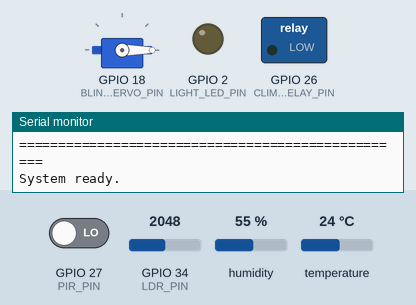
The sketch below on a simulated ESP32. Shown: servo, switched loads named in the sketch (green lamp = pin HIGH), output pins drawn as LEDs (lit = HIGH), the last lines printed to the serial monitor. Inputs (shaded band) come from the test bench; at power-on: temperature 24 °C, GPIO 27 (PIR_PIN) LOW, GPIO 34 (LDR_PIN) = 2048, humidity 55 %. WiFi joins after 1.5 s; servers stay silent unless stated; no MQTT or app messages arrive unless stated.

Above: at 1.7 s.
1.8 s: temperature set to 12 °C
7.6 s: GPIO 27 (PIR_PIN) driven HIGH
At 10.4 s:
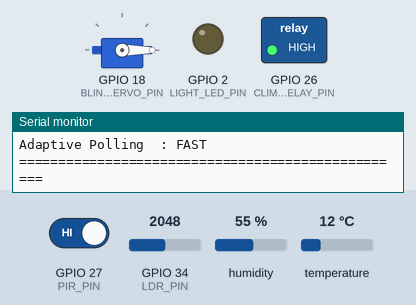
13.4 s: GPIO 34 (LDR_PIN) set to 2579
21.5 s: GPIO 34 (LDR_PIN) set to 2681
At 23.5 s:
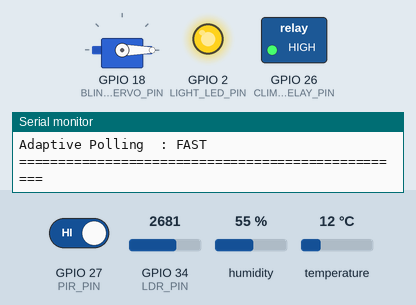
27.3 s: temperature set to 17.6 °C
33.1 s: temperature set to 18.4 °C
At 36.3 s:
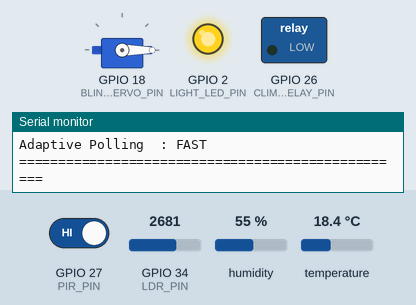
Timing chart, 0 to 37.8 s (numbered marks = the images above; inputs shaded):
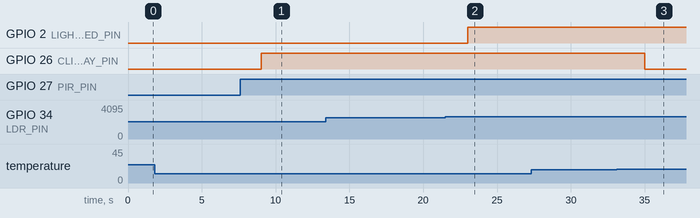

The sketch:

sketch.ino
```cpp
#include <WiFi.h>
#include <WiFiClientSecure.h>
#include <PubSubClient.h>
#include <DHTesp.h>
#include <ESP32Servo.h>

#include "secrets.h" // for adafruit key

// ============================================================
// 3707ICT SMART HOME IoT AUTOMATION SYSTEM
// ============================================================

// ============================================================
// HARDWARE PIN DEFINITIONS
// ============================================================

const int DHT_PIN = 15;
const int PIR_PIN = 27;
const int LDR_PIN = 34;

const int LIGHT_LED_PIN = 2;
const int CLIMATE_RELAY_PIN = 26;
const int BLINDS_SERVO_PIN = 18;


// ============================================================
// WI-FI CONFIGURATION
// ============================================================

const char* WIFI_SSID = "Wokwi-GUEST";
const char* WIFI_PASSWORD = "";


// ============================================================
// ADAFRUIT IO / MQTT TLS CONFIGURATION
// ============================================================

const char* MQTT_SERVER = "io.adafruit.com";
const int MQTT_PORT = 8883;


// ============================================================
// TEMPERATURE CONTROL
// ============================================================

const float COOLING_ON_TEMP = 30.0;
const float COOLING_OFF_TEMP = 28.0;

const float HEATING_ON_TEMP = 16.0;
const float HEATING_OFF_TEMP = 18.0;


// ============================================================
// SMART LIGHTING
// ============================================================

const int LIGHT_ON_LEVEL = 35;
const int LIGHT_OFF_LEVEL = 45;


// ============================================================
// SMART BLINDS
// ============================================================

const int BLINDS_CLOSE_LEVEL = 70;
const int BLINDS_OPEN_LEVEL = 50;

const float BLINDS_CLOSE_TEMP = 27.0;
const float BLINDS_OPEN_TEMP = 25.0;


// ============================================================
// OCCUPANCY CONFIGURATION
// ============================================================

const bool DEMO_MODE = true;

const unsigned long OCCUPANCY_TIMEOUT_MS =
  DEMO_MODE ? 10000UL : 300000UL;


// ============================================================
// ADAPTIVE POLLING
// ============================================================

const unsigned long ACTIVE_SENSOR_INTERVAL_MS = 2000UL;
const unsigned long NORMAL_SENSOR_INTERVAL_MS = 5000UL;

const unsigned long ACTIVE_CLOUD_INTERVAL_MS = 20000UL;
const unsigned long NORMAL_CLOUD_INTERVAL_MS = 60000UL;


// ============================================================
// CONNECTION RETRY INTERVALS
// ============================================================

const unsigned long WIFI_RETRY_INTERVAL_MS = 10000UL;
const unsigned long MQTT_RETRY_INTERVAL_MS = 5000UL;


// ============================================================
// CLIMATE MODE
// ============================================================

enum ClimateMode {
  CLIMATE_OFF,
  CLIMATE_COOLING,
  CLIMATE_HEATING
};


// ============================================================
// SYSTEM OBJECTS
// ============================================================

DHTesp dht;
Servo blindsServo;

// Secure TLS client required for MQTT port 8883
WiFiClientSecure wifiClient;

PubSubClient mqttClient(wifiClient);


// ============================================================
// SENSOR VALUES
// ============================================================

float temperature = 24.0;
float humidity = 50.0;

int lightRaw = 0;
int lightPercent = 50;

bool pirMotion = false;


// ============================================================
// SYSTEM STATES
// ============================================================

bool occupied = false;
bool roomLightOn = false;
bool blindsClosed = false;

bool dhtHealthy = true;

ClimateMode climateMode = CLIMATE_OFF;


// ============================================================
// TIMING VARIABLES
// ============================================================

unsigned long lastMotionTime = 0;
unsigned long lastSensorRead = 0;
unsigned long lastCloudPublish = 0;

unsigned long lastWifiAttempt = 0;
unsigned long lastMqttAttempt = 0;


// ============================================================
// CLIMATE MODE TEXT
// ============================================================

const char* climateModeText() {

  if (climateMode == CLIMATE_COOLING) {
    return "COOLING";
  }

  if (climateMode == CLIMATE_HEATING) {
    return "HEATING";
  }

  return "OFF";
}


// ============================================================
// SYSTEM STATUS
// ============================================================

const char* systemStatusText() {

  if (!dhtHealthy) {
    return "SENSOR FAULT";
  }

  if (WiFi.status() != WL_CONNECTED) {
    return "LOCAL MODE";
  }

  if (!mqttClient.connected()) {
    return "CLOUD OFFLINE";
  }

  return "ONLINE";
}


// ============================================================
// ABNORMAL ENVIRONMENT CHECK
// ============================================================

bool environmentAbnormal() {

  return (
    temperature >= COOLING_ON_TEMP ||
    temperature <= HEATING_ON_TEMP ||
    lightPercent <= LIGHT_ON_LEVEL ||
    lightPercent >= BLINDS_CLOSE_LEVEL
  );
}


// ============================================================
// WI-FI MANAGEMENT
// ============================================================

void maintainWiFi() {

  if (WiFi.status() == WL_CONNECTED) {
    return;
  }

  unsigned long now = millis();

  if (
    lastWifiAttempt != 0 &&
    now - lastWifiAttempt < WIFI_RETRY_INTERVAL_MS
  ) {
    return;
  }

  lastWifiAttempt = now;

  Serial.println();
  Serial.println("NETWORK: Attempting Wi-Fi connection...");

  WiFi.mode(WIFI_STA);

  WiFi.begin(
    WIFI_SSID,
    WIFI_PASSWORD,
    6
  );
}


// ============================================================
// MQTT TLS MANAGEMENT
// ============================================================

void maintainMQTT() {

  if (WiFi.status() != WL_CONNECTED) {
    return;
  }

  if (mqttClient.connected()) {
    return;
  }

  unsigned long now = millis();

  if (
    lastMqttAttempt != 0 &&
    now - lastMqttAttempt < MQTT_RETRY_INTERVAL_MS
  ) {
    return;
  }

  lastMqttAttempt = now;

  String clientId =
    "3707ICT-SmartHome-" +
    String(
      (uint32_t)ESP.getEfuseMac(),
      HEX
    );

  Serial.print(
    "MQTT TLS: Connecting to Adafruit IO on port 8883... "
  );

  if (
    mqttClient.connect(
      clientId.c_str(),
      AIO_USERNAME,
      AIO_KEY
    )
  ) {

    Serial.println("CONNECTED");
  }

  else {

    Serial.print("FAILED (state ");
    Serial.print(mqttClient.state());
    Serial.println(")");
  }
}


// ============================================================
// MQTT FEED PUBLISH FUNCTION
// ============================================================

void publishFeed(
  const char* feedName,
  const String& value
) {

  if (!mqttClient.connected()) {
    return;
  }

  String topic =
    String(AIO_USERNAME) +
    "/feeds/" +
    feedName;

  bool success =
    mqttClient.publish(
      topic.c_str(),
      value.c_str()
    );

  if (!success) {

    Serial.print(
      "MQTT WARNING: Failed to publish "
    );

    Serial.println(feedName);
  }
}


// ============================================================
// PUBLISH DATA TO ADAFRUIT IO
// ============================================================

void publishCloudData() {

  if (!mqttClient.connected()) {

    Serial.println(
      "CLOUD: MQTT TLS offline - local automation continues."
    );

    return;
  }

  publishFeed(
    "temperature",
    String(temperature, 1)
  );

  publishFeed(
    "humidity",
    String(humidity, 1)
  );

  publishFeed(
    "ambient-light",
    String(lightPercent)
  );

  publishFeed(
    "occupancy",
    occupied ? "1" : "0"
  );

  publishFeed(
    "room-light",
    roomLightOn ? "ON" : "OFF"
  );

  publishFeed(
    "climate-mode",
    climateModeText()
  );

  publishFeed(
    "blinds-position",
    blindsClosed ? "CLOSED" : "OPEN"
  );

  publishFeed(
    "system-status",
    systemStatusText()
  );

  Serial.println(
    "CLOUD: Data securely published to Adafruit IO."
  );
}


// ============================================================
// SENSOR READING
// ============================================================

void readSensors() {

  TempAndHumidity dhtData =
    dht.getTempAndHumidity();

  if (
    isnan(dhtData.temperature) ||
    isnan(dhtData.humidity)
  ) {

    dhtHealthy = false;

    Serial.println(
      "SENSOR WARNING: Invalid DHT22 reading."
    );
  }

  else {

    dhtHealthy = true;

    temperature = dhtData.temperature;
    humidity = dhtData.humidity;
  }


  // PIR
  pirMotion =
    digitalRead(PIR_PIN) == HIGH;

  if (pirMotion) {

    lastMotionTime = millis();

    if (!occupied) {

      Serial.println(
        "OCCUPANCY: Person detected."
      );
    }

    occupied = true;
  }

  else if (
    occupied &&
    millis() - lastMotionTime >=
      OCCUPANCY_TIMEOUT_MS
  ) {

    occupied = false;

    Serial.println(
      "OCCUPANCY: Timeout reached - room unoccupied."
    );
  }


  // LDR
  lightRaw =
    analogRead(LDR_PIN);

  lightPercent =
    constrain(
      map(
        lightRaw,
        4095,
        0,
        0,
        100
      ),
      0,
      100
    );
}


// ============================================================
// CLIMATE AUTOMATION
// ============================================================

void updateClimateControl() {

  if (!dhtHealthy) {

    climateMode = CLIMATE_OFF;

    digitalWrite(
      CLIMATE_RELAY_PIN,
      LOW
    );

    return;
  }


  if (!occupied) {

    climateMode = CLIMATE_OFF;
  }

  else if (
    climateMode == CLIMATE_OFF
  ) {

    if (
      temperature >= COOLING_ON_TEMP
    ) {

      climateMode =
        CLIMATE_COOLING;

      Serial.println(
        "AUTOMATION: Cooling activated."
      );
    }

    else if (
      temperature <= HEATING_ON_TEMP
    ) {

      climateMode =
        CLIMATE_HEATING;

      Serial.println(
        "AUTOMATION: Heating activated."
      );
    }
  }

  else if (
    climateMode == CLIMATE_COOLING &&
    temperature <= COOLING_OFF_TEMP
  ) {

    climateMode =
      CLIMATE_OFF;

    Serial.println(
      "AUTOMATION: Cooling deactivated."
    );
  }

  else if (
    climateMode == CLIMATE_HEATING &&
    temperature >= HEATING_OFF_TEMP
  ) {

    climateMode =
      CLIMATE_OFF;

    Serial.println(
      "AUTOMATION: Heating deactivated."
    );
  }


  digitalWrite(
    CLIMATE_RELAY_PIN,
    climateMode == CLIMATE_OFF
      ? LOW
      : HIGH
  );
}


// ============================================================
// SMART LIGHTING
// ============================================================

void updateRoomLighting() {

  if (!occupied) {

    if (roomLightOn) {

      Serial.println(
        "AUTOMATION: Room light OFF - room unoccupied."
      );
    }

    roomLightOn = false;
  }

  else if (
    !roomLightOn &&
    lightPercent <= LIGHT_ON_LEVEL
  ) {

    roomLightOn = true;

    Serial.println(
      "AUTOMATION: Room light ON - dark and occupied."
    );
  }

  else if (
    roomLightOn &&
    lightPercent >= LIGHT_OFF_LEVEL
  ) {

    roomLightOn = false;

    Serial.println(
      "AUTOMATION: Room light OFF - sufficient daylight."
    );
  }


  digitalWrite(
    LIGHT_LED_PIN,
    roomLightOn ? HIGH : LOW
  );
}


// ============================================================
// INTELLIGENT BLIND CONTROL
// ============================================================

void updateBlinds() {

  if (
    !blindsClosed &&
    lightPercent >= BLINDS_CLOSE_LEVEL &&
    temperature >= BLINDS_CLOSE_TEMP
  ) {

    blindsClosed = true;

    blindsServo.write(90);

    Serial.println(
      "INTELLIGENCE: Blinds CLOSED - bright and warm."
    );
  }

  else if (
    blindsClosed &&
    (
      lightPercent <= BLINDS_OPEN_LEVEL ||
      temperature <= BLINDS_OPEN_TEMP
    )
  ) {

    blindsClosed = false;

    blindsServo.write(0);

    Serial.println(
      "INTELLIGENCE: Blinds OPEN."
    );
  }
}


// ============================================================
// APPLY AUTOMATION RULES
// ============================================================

void applyAutomationRules() {

  updateClimateControl();
  updateRoomLighting();
  updateBlinds();
}


// ============================================================
// SERIAL STATUS DISPLAY
// ============================================================

void printSystemState() {

  Serial.println();

  Serial.println(
    "=================================================="
  );

  Serial.println(
    "       3707ICT SMART HOME SYSTEM STATUS"
  );

  Serial.println(
    "=================================================="
  );

  Serial.print("Temperature       : ");
  Serial.print(temperature, 1);
  Serial.println(" C");

  Serial.print("Humidity          : ");
  Serial.print(humidity, 1);
  Serial.println(" %");

  Serial.print("Ambient Light     : ");
  Serial.print(lightPercent);
  Serial.println(" %");

  Serial.print("Raw LDR           : ");
  Serial.println(lightRaw);

  Serial.print("Motion            : ");
  Serial.println(
    pirMotion ? "DETECTED" : "CLEAR"
  );

  Serial.print("Occupancy         : ");
  Serial.println(
    occupied ? "OCCUPIED" : "UNOCCUPIED"
  );

  Serial.print("Room Light        : ");
  Serial.println(
    roomLightOn ? "ON" : "OFF"
  );

  Serial.print("Climate Mode      : ");
  Serial.println(
    climateModeText()
  );

  Serial.print("Blinds            : ");
  Serial.println(
    blindsClosed ? "CLOSED" : "OPEN"
  );

  Serial.print("DHT22 Status      : ");
  Serial.println(
    dhtHealthy ? "OK" : "FAULT"
  );

  Serial.print("Wi-Fi             : ");
  Serial.println(
    WiFi.status() == WL_CONNECTED
      ? "CONNECTED"
      : "DISCONNECTED"
  );

  Serial.print("MQTT TLS          : ");
  Serial.println(
    mqttClient.connected()
      ? "CONNECTED"
      : "OFFLINE"
  );

  Serial.print("MQTT Port         : ");
  Serial.println(MQTT_PORT);

  Serial.print("System Status     : ");
  Serial.println(
    systemStatusText()
  );

  Serial.print("Adaptive Polling  : ");

  Serial.println(
    (
      occupied ||
      environmentAbnormal()
    )
      ? "FAST"
      : "NORMAL"
  );

  Serial.println(
    "=================================================="
  );

  Serial.println();
}


// ============================================================
// SETUP
// ============================================================

void setup() {

  Serial.begin(115200);

  delay(500);

  Serial.println();

  Serial.println(
    "3707ICT Smart Home IoT Automation System"
  );

  Serial.println(
    "Initialising..."
  );


  // INPUTS
  pinMode(
    PIR_PIN,
    INPUT
  );

  pinMode(
    LDR_PIN,
    INPUT
  );


  // OUTPUTS
  pinMode(
    LIGHT_LED_PIN,
    OUTPUT
  );

  pinMode(
    CLIMATE_RELAY_PIN,
    OUTPUT
  );

  digitalWrite(
    LIGHT_LED_PIN,
    LOW
  );

  digitalWrite(
    CLIMATE_RELAY_PIN,
    LOW
  );


  // DHT22
  dht.setup(
    DHT_PIN,
    DHTesp::DHT22
  );


  // SERVO
  blindsServo.setPeriodHertz(50);

  blindsServo.attach(
    BLINDS_SERVO_PIN,
    500,
    2400
  );

  blindsServo.write(0);


  // ==========================================================
  // ADAFRUIT IO MQTT TLS
  // ==========================================================

  /*
     Port 8883 requires TLS.

     WiFiClientSecure encrypts the connection.

     setInsecure() disables CA certificate validation.
     This is suitable for the Wokwi demonstration but a
     production system should validate the server certificate.
  */

  wifiClient.setInsecure();

  mqttClient.setServer(
    MQTT_SERVER,
    MQTT_PORT
  );

  mqttClient.setBufferSize(256);


  Serial.println(
    "MQTT: TLS enabled - Adafruit IO port 8883"
  );


  // WI-FI
  maintainWiFi();


  if (DEMO_MODE) {

    Serial.println(
      "DEMO MODE: Occupancy timeout = 10 seconds."
    );
  }

  else {

    Serial.println(
      "NORMAL MODE: Occupancy timeout = 5 minutes."
    );
  }


  readSensors();

  applyAutomationRules();

  printSystemState();

  Serial.println(
    "System ready."
  );
}


// ============================================================
// MAIN LOOP
// ============================================================

void loop() {

  maintainWiFi();

  maintainMQTT();

  mqttClient.loop();


  unsigned long now =
    millis();


  // ==========================================================
  // ADAPTIVE SENSOR POLLING
  // ==========================================================

  unsigned long sensorInterval =
    (
      occupied ||
      environmentAbnormal()
    )
      ? ACTIVE_SENSOR_INTERVAL_MS
      : NORMAL_SENSOR_INTERVAL_MS;


  if (
    now - lastSensorRead >=
      sensorInterval
  ) {

    lastSensorRead = now;

    readSensors();

    applyAutomationRules();

    printSystemState();
  }


  // ==========================================================
  // ADAPTIVE CLOUD PUBLISHING
  // ==========================================================

  unsigned long cloudInterval =
    (
      occupied ||
      environmentAbnormal()
    )
      ? ACTIVE_CLOUD_INTERVAL_MS
      : NORMAL_CLOUD_INTERVAL_MS;


  if (
    now - lastCloudPublish >=
      cloudInterval
  ) {

    lastCloudPublish = now;

    publishCloudData();
  }
}
```

secrets.example.h
```cpp
#pragma once

#define AIO_USERNAME "YOUR_ADAFRUIT_USERNAME"
#define AIO_KEY "YOUR_ADAFRUIT_IO_KEY"
```

Measured:
- the behaviour switches between 2620 and 2621 on GPIO 34 (LDR_PIN) (found by bisection; images 1 and 2)
- the behaviour switches between 17.9 and 18 °C on temperature (found by bisection; images 2 and 3)
- after the input at 7.6 s, GPIO 26 (CLIMATE_RELAY_PIN): LOW → HIGH after 1.4 s
- after the input at 21.5 s, GPIO 2 (LIGHT_LED_PIN): LOW → HIGH after 1.5 s
- after the input at 33.1 s, GPIO 26 (CLIMATE_RELAY_PIN): HIGH → LOW after 1.9 s
